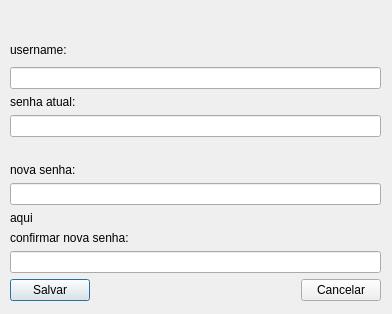
<?xml version="1.0" encoding="UTF-8"?>
<ui version="4.0">
 <class>alterarSenha</class>
 <widget class="QDialog" name="alterarSenha">
  <property name="geometry">
   <rect>
    <x>0</x>
    <y>0</y>
    <width>392</width>
    <height>314</height>
   </rect>
  </property>
  <property name="windowTitle">
   <string>Dialog</string>
  </property>
  <widget class="QWidget" name="">
   <property name="geometry">
    <rect>
     <x>10</x>
     <y>10</y>
     <width>371</width>
     <height>291</height>
    </rect>
   </property>
   <layout class="QVBoxLayout" name="verticalLayout_6">
    <item>
     <layout class="QVBoxLayout" name="verticalLayout_5">
      <item>
       <widget class="QLabel" name="aviso7_label">
        <property name="text">
         <string/>
        </property>
       </widget>
      </item>
      <item>
       <widget class="QLabel" name="username_label">
        <property name="text">
         <string>username:</string>
        </property>
       </widget>
      </item>
      <item>
       <widget class="QLineEdit" name="usernamelineEdit"/>
      </item>
     </layout>
    </item>
    <item>
     <layout class="QVBoxLayout" name="verticalLayout_4">
      <item>
       <layout class="QVBoxLayout" name="verticalLayout_2">
        <item>
         <widget class="QLabel" name="senhaAtuallabel">
          <property name="text">
           <string>senha atual:</string>
          </property>
         </widget>
        </item>
        <item>
         <widget class="QLineEdit" name="senhaAtuallineEdit">
          <property name="echoMode">
           <enum>QLineEdit::Password</enum>
          </property>
         </widget>
        </item>
        <item>
         <widget class="QLabel" name="avisolabel">
          <property name="text">
           <string/>
          </property>
         </widget>
        </item>
       </layout>
      </item>
      <item>
       <layout class="QVBoxLayout" name="verticalLayout">
        <item>
         <widget class="QLabel" name="novaSenhalabel">
          <property name="text">
           <string>nova senha:</string>
          </property>
         </widget>
        </item>
        <item>
         <widget class="QLineEdit" name="novaSenhalineEdit">
          <property name="echoMode">
           <enum>QLineEdit::Password</enum>
          </property>
         </widget>
        </item>
        <item>
         <widget class="QLabel" name="avisolabel_2">
          <property name="text">
           <string>aqui</string>
          </property>
         </widget>
        </item>
       </layout>
      </item>
      <item>
       <layout class="QVBoxLayout" name="verticalLayout_3">
        <item>
         <widget class="QLabel" name="confirmarlabel">
          <property name="text">
           <string>confirmar nova senha:</string>
          </property>
         </widget>
        </item>
        <item>
         <widget class="QLineEdit" name="confirmarlineEdit">
          <property name="echoMode">
           <enum>QLineEdit::Password</enum>
          </property>
         </widget>
        </item>
       </layout>
      </item>
      <item>
       <layout class="QHBoxLayout" name="horizontalLayout">
        <item>
         <widget class="QPushButton" name="saveBtn">
          <property name="text">
           <string>Salvar</string>
          </property>
          <property name="checkable">
           <bool>false</bool>
          </property>
         </widget>
        </item>
        <item>
         <spacer name="horizontalSpacer">
          <property name="orientation">
           <enum>Qt::Horizontal</enum>
          </property>
          <property name="sizeHint" stdset="0">
           <size>
            <width>148</width>
            <height>20</height>
           </size>
          </property>
         </spacer>
        </item>
        <item>
         <widget class="QPushButton" name="cancelBtn">
          <property name="text">
           <string>Cancelar</string>
          </property>
         </widget>
        </item>
       </layout>
      </item>
     </layout>
    </item>
   </layout>
  </widget>
 </widget>
 <resources/>
 <connections/>
</ui>
